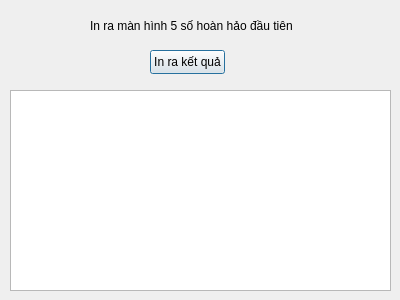
<?xml version="1.0" encoding="UTF-8"?>
<ui version="4.0">
 <class>Bai6_Tuan1</class>
 <widget class="QDialog" name="Bai6_Tuan1">
  <property name="geometry">
   <rect>
    <x>0</x>
    <y>0</y>
    <width>400</width>
    <height>300</height>
   </rect>
  </property>
  <property name="windowTitle">
   <string>Bai6_Tuan1</string>
  </property>
  <widget class="QPushButton" name="pushButton">
   <property name="geometry">
    <rect>
     <x>150</x>
     <y>50</y>
     <width>75</width>
     <height>24</height>
    </rect>
   </property>
   <property name="text">
    <string>In ra kết quả</string>
   </property>
  </widget>
  <widget class="QLabel" name="label">
   <property name="geometry">
    <rect>
     <x>90</x>
     <y>10</y>
     <width>361</width>
     <height>31</height>
    </rect>
   </property>
   <property name="text">
    <string>In ra màn hình 5 số hoàn hảo đầu tiên</string>
   </property>
  </widget>
  <widget class="QTextEdit" name="textEdit">
   <property name="geometry">
    <rect>
     <x>10</x>
     <y>90</y>
     <width>381</width>
     <height>201</height>
    </rect>
   </property>
  </widget>
 </widget>
 <layoutdefault spacing="6" margin="11"/>
 <resources/>
 <connections/>
</ui>
